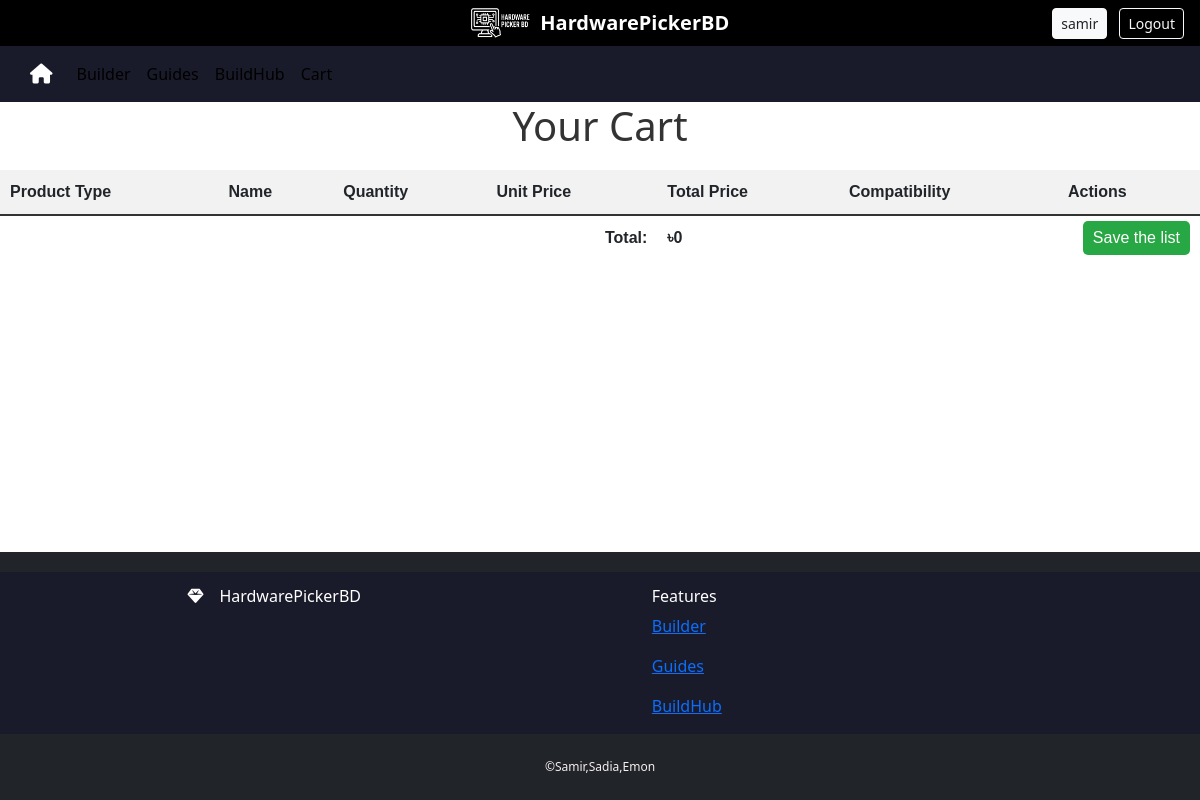
/products/cart/ (signed in), run on an earlier commit of the app's database.
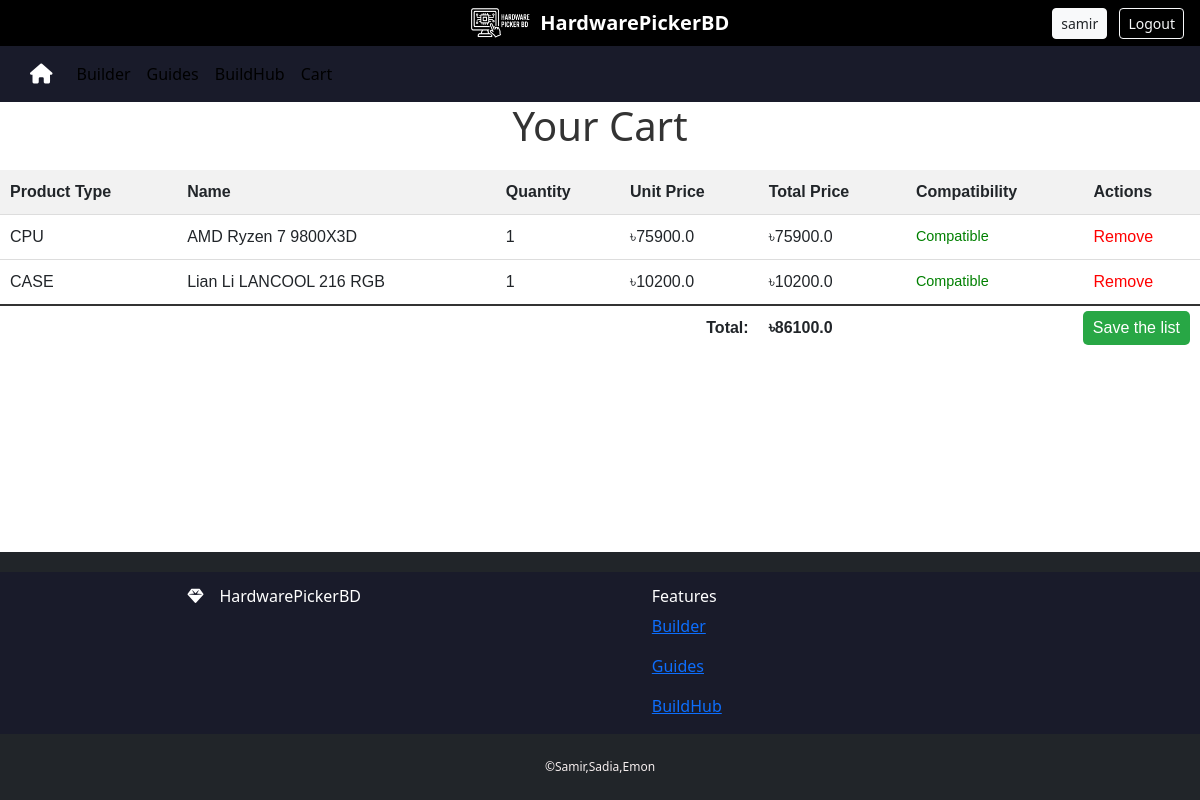
And on a later commit of the database.
### products/models.py (models this page shows, shortened)
class CartItem(models.Model):
    user = models.ForeignKey(User, on_delete=models.CASCADE, related_name="cart")
    product_type = models.CharField(max_length=50)  # e.g., 'CPU', 'GPU', etc.
    product_id = models.PositiveIntegerField()  # ID of the product from the respective table
    quantity = models.PositiveIntegerField(default=1)
    price = models.FloatField()  # Store the price of the product at the time of addition
    @property
    def total_price(self):
        return self.quantity * self.price
    @property
    def product_object(self):
        model_map = {
            'CPU': CPU,
            'MOBO': MOBO,
            'CPUCooler': CPUCooler,
            'RAM': RAM,
            'Storage': Storage,
            'GPU': GPU,
            'PSU': PSU,
            'CASE': CASE,
        }
        model = model_map.get(self.product_type)
        if model:
            return model.objects.filter(id=self.product_id).first()
        return None
    @property
    def product_name(self):
        product = self.product_object
        return product.name if product else "Product Unavailable"

class CPU(models.Model):
    photo= models.ImageField(upload_to='CPU/',null=True, blank=True)
    name = models.CharField(max_length=100)
    platform = models.CharField(max_length=100) #e.g. am5, lga1156
    generation = models.CharField(max_length=100)
    cores= models.IntegerField()
    threads= models.IntegerField()
    core_clock= models.FloatField()
    boost_clock = models.FloatField()
    cache = models.IntegerField()
    power= models.FloatField()
    warranty = models.IntegerField()
    price = models.FloatField(default=0)
    shop = models.CharField(max_length=100, default="Default Shop")
    product_type = models.CharField(default='CPU', max_length=20)
    class Meta:
        ordering = ['name', 'shop']

class CASE(models.Model):
    photo= models.ImageField(upload_to='CASE/',null=True, blank=True)
    name = models.CharField(max_length=100)
    product_type = models.CharField(default='CASE', max_length=20)
    case_type = models.CharField(max_length=100) #minitower,full-tower
    mobo_form_factor = models.CharField(max_length=100)
    color = models.CharField(max_length=100)
    material = models.CharField(max_length=100)
    dimensions = models.CharField(max_length=100)
    expansion_slots = models.CharField(max_length=100)
    radiator_support = models.CharField(max_length=100)
    fan_support = models.CharField(max_length=100)
    storage_support = models.CharField(max_length=100)
    front_panel_ports = models.CharField(max_length=100)
    gpu_and_cooler_clearance = models.CharField(max_length=100)
    warranty = models.IntegerField() #in years
    price = models.FloatField(default=0)
    shop = models.CharField(max_length=100, default="Default Shop")
    class Meta:
        ordering = ['name', 'shop']

### products/views.py (the view, shortened to what this page needs)
# urls.py: path("cart/", views.view_cart, name="cart_view"),
@login_required
def view_cart(request):
    cart_items = CartItem.objects.filter(user=request.user)
    components = {
        'CPU': None,
        'MOBO': None,
        'RAM': [],
        'PSU': None,
        'CASE': None,
        'CPUCooler': None,
        'Storage': [],
        'GPU': None,
    }
    compatibility_issues = defaultdict(list)
    for item in cart_items:
        prod = item.product_object
        if not prod:
            continue
        if item.product_type in ['RAM', 'Storage']:
            components[item.product_type].append(prod)
        else:
            components[item.product_type] = prod
    cpu = components['CPU']; mobo = components['MOBO']; psu = components['PSU']
    case = components['CASE']; cooler = components['CPUCooler']; rams = components['RAM']
    gpu = components['GPU']; storages = components['Storage']
    def flag(ptype, pid, msg):
        '''Attach a compatibility message to all cart_items matching product type & id.'''
        for it in cart_items.filter(product_type=ptype, product_id=pid):
            compatibility_issues[it.id].append(msg)
    def norm(val): return val.strip().lower() if isinstance(val, str) else val
    def split_multi(val):
        if not isinstance(val, str):
            return []
        parts = re.split(r'[\\/,\s]+', val)
        return [norm(p) for p in parts if p]
    if cpu and mobo:
        mobo_platforms = split_multi(mobo.platform)
        if norm(cpu.platform) not in mobo_platforms:
            msg = f"CPU socket ({cpu.platform}) doesn't match Motherboard ({mobo.platform})"
            flag('CPU', cpu.id, msg); flag('MOBO', mobo.id, msg)
    if mobo and storages:
        nvme_count = sum(1 for s in storages if norm(s.interface) == 'nvme')
        if hasattr(mobo, 'm2_slots') and nvme_count > mobo.m2_slots:
            msg = f"NVMe drives ({nvme_count}) exceed motherboard M.2 slots ({mobo.m2_slots})"
            for s in storages: flag('Storage', s.id, msg)
    total_power = sum([
        cpu.power if cpu else 0,
        mobo.power if mobo else 0,
        sum(r.power for r in rams),
        sum(s.power for s in storages),
        gpu.power if gpu else 0,
    ])
    if psu and psu.capacity < total_power:
        msg = f"PSU capacity ({psu.capacity}W) insufficient for estimated draw ({total_power}W)"
        flag('PSU', psu.id, msg)
    if case and mobo and hasattr(case, 'mobo_form_factor'):
        supported = split_multi(case.mobo_form_factor)
        if norm(mobo.mobo_form_factor) not in supported:
            msg = f"Case doesn't support {mobo.mobo_form_factor} motherboards"
            flag('CASE', case.id, msg)
    if case and gpu and hasattr(case, 'max_gpu_length') and hasattr(gpu, 'length'):
        if gpu.length > case.max_gpu_length:
            msg = f"GPU length ({gpu.length}mm) exceeds case max ({case.max_gpu_length}mm)"
            flag('GPU', gpu.id, msg)
            flag('CASE', case.id, msg)
    if psu and case and hasattr(psu, 'length') and hasattr(case, 'max_psu_length'):
        if psu.length > case.max_psu_length:
            msg = f"PSU length ({psu.length}mm) exceeds case PSU bay limit ({case.max_psu_length}mm)"
            flag('PSU', psu.id, msg); flag('CASE', case.id, msg)
    total_amount = sum(item.total_price for item in cart_items)
    return render(request, 'cart.html', {
        'cart_items': cart_items,
        'total_amount': total_amount,
        'compatibility_issues': dict(compatibility_issues),
    })

### products/templatetags/custom_filters.py (called while the page is built)
@register.filter
def get_item(dictionary, key):
    return dictionary.get(key, [])

### templates/cart.html
{% extends 'base.html' %}
{% load custom_filters %}
{% block content %}
<h1 style="text-align: center; color: #333; margin-bottom: 20px;">Your Cart</h1>
<table style="width: 100%; border-collapse: collapse; font-family: Arial, sans-serif; margin-bottom: 20px;">
    <tr style="background-color: #f2f2f2; border-bottom: 1px solid #ddd;">
        <th style="padding: 10px; text-align: left;">Product Type</th>
        <th style="padding: 10px; text-align: left;">Name</th>
        <th style="padding: 10px; text-align: left;">Quantity</th>
        <th style="padding: 10px; text-align: left;">Unit Price</th>
        <th style="padding: 10px; text-align: left;">Total Price</th>
        <th style="padding: 10px; text-align: left;">Compatibility</th>
        <th style="padding: 10px; text-align: left;">Actions</th>
    </tr>
    {% for item in cart_items %}
    <tr style="border-bottom: 1px solid #ddd;">
        <td style="padding: 10px;">{{ item.product_type }}</td>
        <td style="padding: 10px;">{{ item.product_name }}</td>
        <td style="padding: 10px;">{{ item.quantity }}</td>
        <td style="padding: 10px;">৳{{ item.price }}</td>
        <td style="padding: 10px;">৳{{ item.total_price }}</td>
        <td style="padding: 10px;">
            {% for issue in compatibility_issues|get_item:item.id %}
                <div style="color: red; font-size: 0.9em; margin: 2px 0;">{{ issue }}</div>
            {% empty %}
                <div style="color: green; font-size: 0.9em;">Compatible</div>
            {% endfor %}
        </td>
        <td style="padding: 10px;">
            <a href="{% url 'remove_from_cart' item.id %}" style="color: red; text-decoration: none;">Remove</a>
        </td>
    </tr>
    {% endfor %}
    <tr style="border-top: 2px solid #333;">
        <td colspan="4" style="padding: 10px; text-align: right; font-weight: bold;">Total:</td>
        <td style="padding: 10px; font-weight: bold;">৳{{ total_amount }}</td>
        <td colspan="2" style="text-align: right;">
            <a href="{% url 'place_order' %}" style="background-color: #28a745; color: white; padding: 5px 10px; text-decoration: none; border-radius: 5px; display: inline-block; margin-right: 10px;">Save the list</a>
        </td>
    </tr>
</table>
{% endblock %}

What changed in the data, as far as the page shows it:
added CartItem: product_type "CPU", product_name "AMD Ryzen 7 9800X3D", quantity "1", price "75900.0", total_price "75900.0"
added CartItem: product_type "CASE", product_name "Lian Li LANCOOL 216 RGB", quantity "1", price "10200.0", total_price "10200.0"
Also different on the page:
{{ total_amount }}: "0" → "86100.0"
